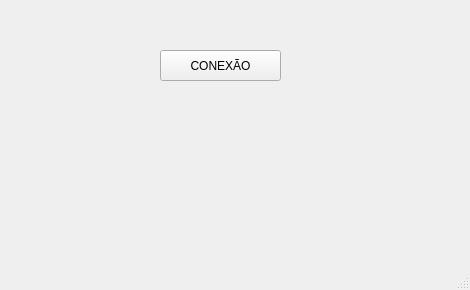
<?xml version="1.0" encoding="UTF-8"?>
<ui version="4.0">
 <class>MainWindow</class>
 <widget class="QMainWindow" name="MainWindow">
  <property name="geometry">
   <rect>
    <x>0</x>
    <y>0</y>
    <width>470</width>
    <height>290</height>
   </rect>
  </property>
  <property name="windowTitle">
   <string>MainWindow</string>
  </property>
  <widget class="QWidget" name="centralwidget">
   <widget class="QPushButton" name="pushButton">
    <property name="geometry">
     <rect>
      <x>160</x>
      <y>50</y>
      <width>121</width>
      <height>31</height>
     </rect>
    </property>
    <property name="text">
     <string>CONEXÃO</string>
    </property>
   </widget>
  </widget>
  <widget class="QMenuBar" name="menubar">
   <property name="geometry">
    <rect>
     <x>0</x>
     <y>0</y>
     <width>470</width>
     <height>23</height>
    </rect>
   </property>
  </widget>
  <widget class="QStatusBar" name="statusbar"/>
 </widget>
 <resources/>
 <connections/>
</ui>
